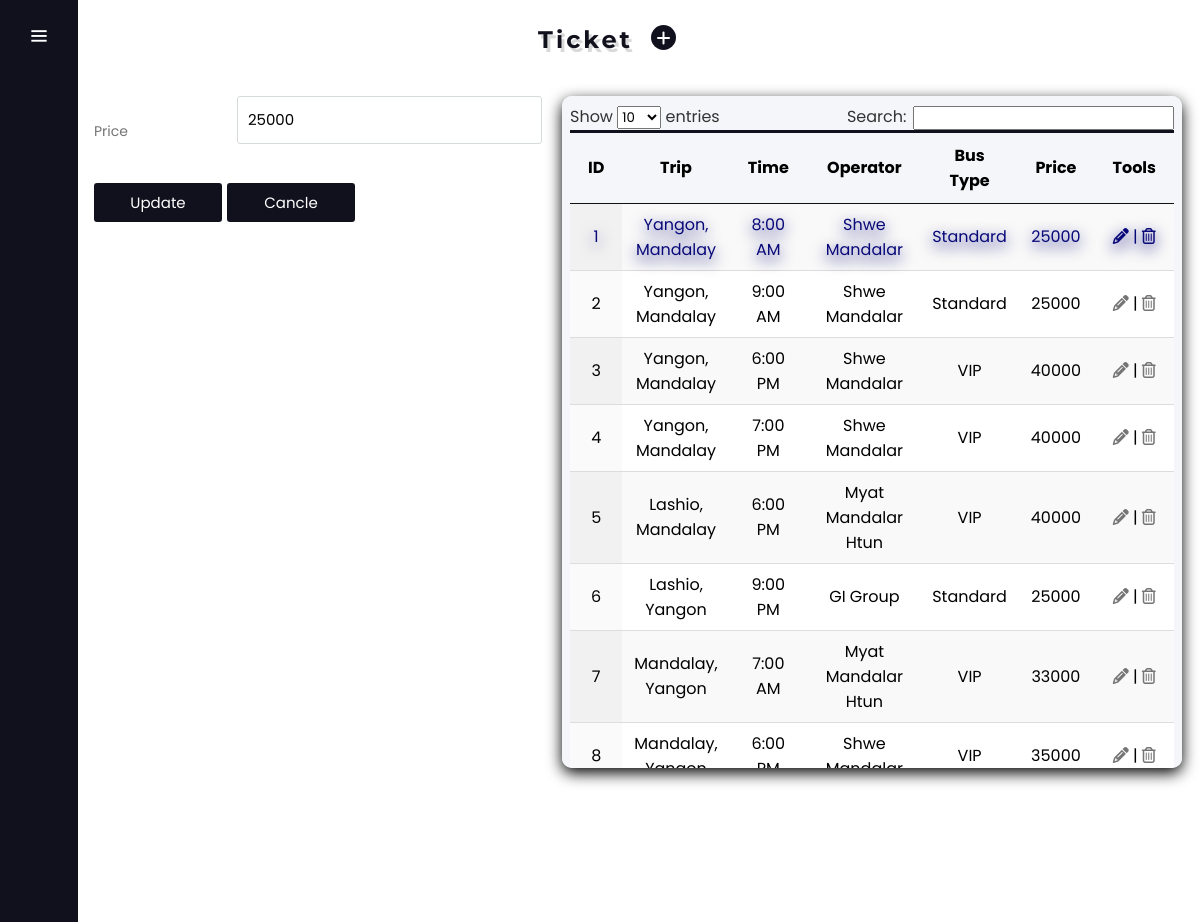
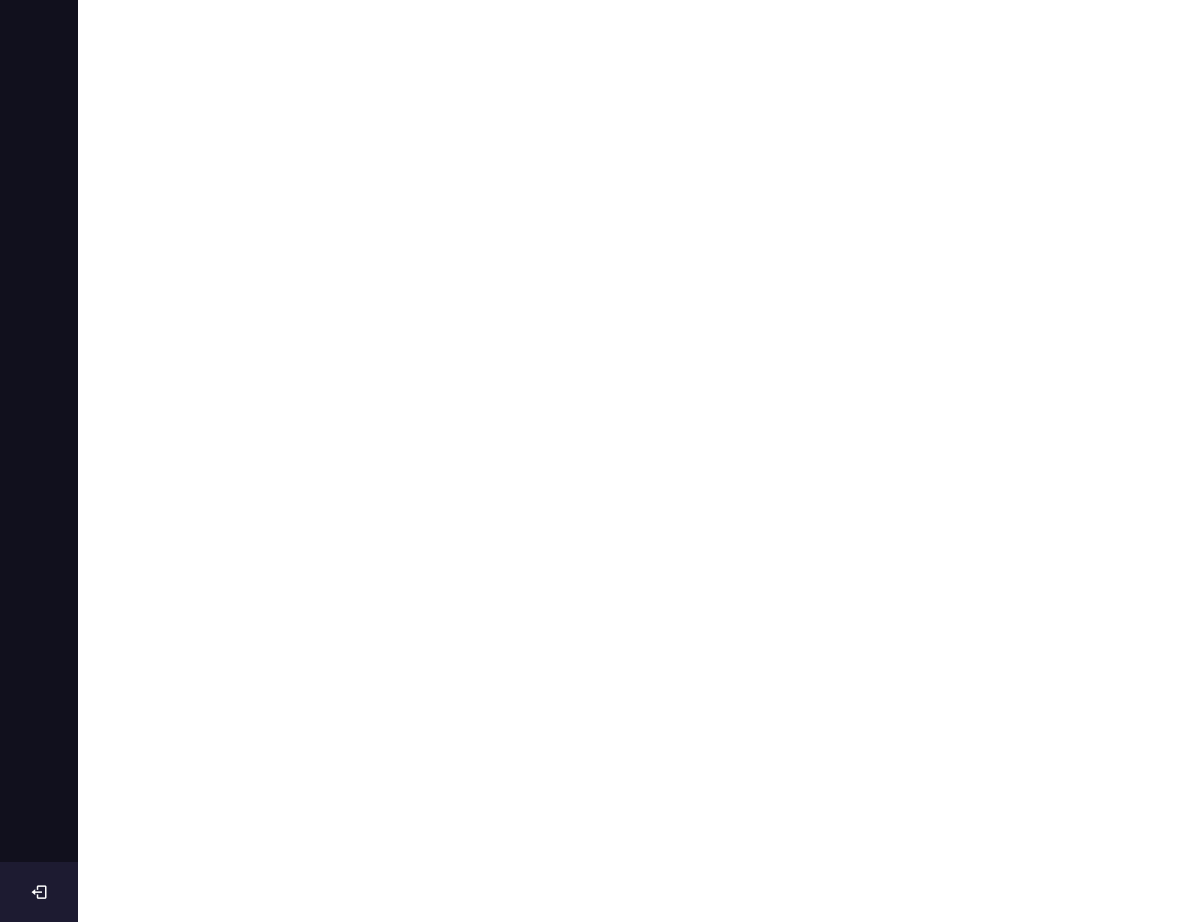
The app's page /Ticket.php?New&&Update=1 (signed in) with its own data (2 pictures, top to bottom).
### tables this page shows
CREATE TABLE `ticket` (
  `ID` int(11) NOT NULL,
  `TripID` int(11) NOT NULL,
  `BusID` int(11) NOT NULL,
  `OperatorID` int(11) NOT NULL,
  `Price` int(11) NOT NULL
);

CREATE TABLE `trip` (
  `ID` int(11) NOT NULL,
  `DCity` int(11) NOT NULL,
  `ACity` int(11) NOT NULL,
  `DTime` time NOT NULL
);

CREATE TABLE `operator` (
  `ID` int(11) NOT NULL,
  `Photo` varchar(300) NOT NULL,
  `Name` varchar(50) NOT NULL
);

CREATE TABLE `bus` (
  `ID` int(11) NOT NULL,
  `Type` varchar(30) NOT NULL,
  `Capacity` int(11) NOT NULL,
  `SPR` int(11) NOT NULL
);

### SQL.php (called while the page is built, shortened)
<?php
	function Single_Select($Field, $Table)
	{
		include("Connect.php");
		$query 	= "	SELECT $Field FROM $Table";
		$result	= mysqli_query($connection, $query);
		return $result;
	}
	function Multi_Select($Field, $Table, $Data, $Value)
	{
		include("Connect.php");
		$query 	= "	SELECT $Field FROM $Table WHERE $Data = '$Value' ORDER BY $Data DESC";
		$result	= mysqli_query($connection, $query);
		return $result;
	}
?>

### Ticket.php (the view, shortened to what this page needs)
<?php
	include("Connect.php");
	include("SQL.php");
?>
<!DOCTYPE html>
<html lang="en" dir="ltr">
    <head>
        <link rel="stylesheet" href="New.css">
        <link href='https://unpkg.com/boxicons@2.0.7/css/boxicons.min.css' rel='stylesheet'>
        <link rel="stylesheet" href="https://cdnjs.cloudflare.com/ajax/libs/chosen/1.8.7/chosen.min.css">
        <link rel="stylesheet" type="text/css" href="DataTables/datatables.min.css" />
    </head>
    <body>
    <?php include "Sidebar.php"; ?>
    <section class="home-section">
        <form action="Ticket.php" method="post" enctype="multipart/form-data">
            <div class="Item">
                <div class="Header">
                    <table>
                        <tr>
                            <th><h1 class="Page">Ticket</h1></th>
                            <th>
                                <a href="Ticket.php?New">
                                    <div class="Expand">
                                        <button class="Icon"><i class='fas fa-plus'></i></button>
                                    </div>
                                </a>
                            </th>
                        </tr>
                    </table>
                </div>
                <?php
                    if (isset($_REQUEST['New']))
                    {
                ?>
                    <div class="Form">
                    <?php
                        if (isset($_REQUEST['Update']))
                        {
                            $Rows		= mysqli_fetch_array(Multi_Select("*","Ticket","ID",$_SESSION['Update']));
                        }
                    ?>
                    <div class="Input_Field">
                        <label>Price</label>
                        <?php
                            if (isset($_REQUEST['Update']))
                            {
                                echo "<input type='number' name='txtPrice' value='" . $Rows['Price'] . "' class='Input' min='0' max='99999' step='500' onKeyDown='if(this.value.length>=5) return false;' required>";
                            }
                            else
                            {
                                echo "<input type='number' name='txtPrice' class='Input' min='0' max='99999' step='500' onKeyDown='if(this.value.length>=5) return false;' required>";
                            }
                        ?>
                    </div>
                    <div class="Input_Field">
                        <?php
                            if (isset($_REQUEST['Update']))
                            {
                                echo "<input type='submit' name='btnUpdate' class='Btn' value='Update'>";
                            }
                            else
                            {
                                echo "<input type='submit' name='btnSave' class='Btn' value='Save'>";
                            }
                        ?>
                        <input type="submit" id="Main" name="btnCancle" class="Btn" value="Cancle">
                    </div>
                </div>
                <div class="Data">
                    <table id="tableid" class="display">
                        <thead>
                            <tr>
                                <th>ID</th>
                                <th>Trip</th>
                                <th>Time</th>
                                <th>Operator</th>
                                <th>Bus Type</th>
                                <th>Price</th>
                                <th>Tools</th>
                            </tr>
                        </thead>
                        <tbody>
                            <?php
                                $result	= $result = Single_Select("t.ID, CONCAT(c1.Name, ', ', c2.Name) AS `Trip`, b.Type AS `Bus`, o.Name AS `Operator`, t.Price, tr.DTime ",
                                                                    "Ticket t
                                                                    INNER JOIN Trip tr ON t.TripID = tr.ID
                                                                    INNER JOIN Bus b ON t.BusID = b.ID
                                                                    INNER JOIN Operator o ON t.OperatorID = o.ID
                                                                    INNER JOIN City c1 ON tr.DCity = c1.ID
                                                                    INNER JOIN City c2 ON tr.ACity = c2.ID");
                                $count	= mysqli_num_rows($result);
                                for ($i=0; $i < $count; $i++)
                                {
                                    $rows 	=	mysqli_fetch_array($result);
                                    $ID 	= 	$rows["ID"];
                                    if (isset($_REQUEST['Update']))
                                    {
                                        if ($ID == $_SESSION['Update'])
                                        {
                                            echo "<tr class='Update'>";
                                            echo "<td>" . $ID . "</td>";
                                            echo "<td>" . $rows['Trip'] . "</td>";
                                            echo "<td>" . date("g:i A", strtotime($rows["DTime"])) . "</td>";
                                            echo "<td>" . $rows['Operator'] . "</td>";
                                            echo "<td>" . $rows['Bus'] . "</td>";
                                            echo "<td>" . $rows['Price'] . "</td>";
                                            echo("<td>
                                                    <a href='Ticket.php?New&&Update=$ID'><i class='fas fa-pencil-alt'></i></a>
                                                    |
                                                    <a href='Ticket.php?Delete=$ID'><i class='far fa-trash-alt'></i></a>
                                                </td>");
                                            echo "</tr>";
                                        }
                                        else
                                        {
                                            echo "<tr>";
                                            echo "<td>" . $ID . "</td>";
                                            echo "<td>" . $rows['Trip'] . "</td>";
                                            echo "<td>" . date("g:i A", strtotime($rows["DTime"])) . "</td>";
                                            echo "<td>" . $rows['Operator'] . "</td>";
                                            echo "<td>" . $rows['Bus'] . "</td>";
                                            echo "<td>" . $rows['Price'] . "</td>";
                                            echo("<td>
                                                    <a href='Ticket.php?New&&Update=$ID'><i class='fas fa-pencil-alt'></i></a>
                                                    |
                                                    <a href='Ticket.php?Delete=$ID'><i class='far fa-trash-alt'></i></a>
                                                </td>");
                                            echo "</tr>";
                                        }
                                    }
                                }
                            ?>
                        </tbody>
                    </table>
                </div>
                <?php
                    }
                ?>
            </div>
        </form>
    </section>
    </body>
</html>

### New.css (style rules this page uses)
:root { --first-color: #11101D; --input-color: #80868B; --border-color: #DADCE0; --normal-font-size: 1rem; --small-font-size: .75rem; }
* { margin: 0; padding: 0; box-sizing: border-box; font-family: "Poppins" , sans-serif; }
.home-section { padding: 1rem; position: relative; background: #fff; min-height: 100vh; top: 0; left: 78px; width: calc(100% - 78px); transition: all 0.5s ease; z-index: 2; }
.Item { font-size: var(--normal-font-size); }
.Item .Input { position: relative; height: 48px; margin-bottom: 1.5rem; }
.Item .Header { width: 100%; display: block; align-items: center; }
.Item .Header table tr th { padding: 5px; }
.Item .Header table tr th:first-child { width: 50%; text-align: right; }
.Item .Header .Page { color: var(--first-color); font-size: 30; font-weight: 700; letter-spacing: 3px; font-family: 'Montserrat', sans-serif; text-shadow: 3px 4px rgba(0, 0, 0, .15);; }
.Item .Header table { width: 100%; border-collapse: separate; }
.Expand { text-decoration: none; width: 33px; height: 33px; display: flex; padding: 2px; border-radius: 50px; transition: all .5s ease; z-index: 0; }
.Expand .Icon { height: 25px; border-radius: 50px; cursor: pointer; border: 0; padding: 1px; width: 25px; background: transparent; font-size: 1rem; background: var(--first-color); color: #fff; transition: all .5s ease; text-align: inherit; z-index: 10; }
.Form { margin-top: 3%; width: 28rem; height: 42rem; overflow: auto; float: left; margin-right: 20px; }
.Input_Field { margin-bottom: 15px; display: flex; align-items: center; }
.Input_Field label { width: 200px; color: #757575; margin-right: 10px; font-size: 14px; }
.Input_Field .Input, .Input_Field .Textarea { width: 100%; outline: none; border: 1px solid #d5dbd9; font-size: 15px; padding: 8px 10px; border-radius: 3px; transition: all .5s ease; }
.Input_Field .Btn { width: 8rem; padding: 8px 10px; margin-right: 5px; font-size: 15px; border: 0; background: var(--first-color); color: #fff; cursor: pointer; border-radius: 3px; outline: none; }
.Input_Field:last-child { margin-bottom: 0; }
.Data { margin-top: 3%; width: calc(100% - 470px); height: 42rem; overflow: auto; padding: 8px; float: left; background: #f5f6f9; border: none; box-shadow: 0px 5px 15px 0px; border-radius: 10px; text-align: center; }
.Data .Update { width: 100%; align-items: center; }
.Data table { width: 100%; background: #f5f6f9; border: none; outline: none; border-radius: 10px; text-align: center; border-collapse: separate; border-spacing: 0.5; }
.Data table tr th { color: black; border-top: 3px solid var(--first-color); border-bottom: 3px solid var(--first-color); }
.Data table tr td a { text-decoration: none; color: #757575; }
.Data table tr.Update td, .Data table tr.Update td a { color: #090979; text-shadow: 0px 5px 15px; }

### records on screen
ticket: txtPrice "25000", ID "1", Trip "Yangon, Mandalay", TripID.DTime "8:00 AM", OperatorID.Name "Shwe Mandalar", BusID.Type "Standard", Price "25000"
ticket: ID "2", Trip "Yangon, Mandalay", TripID.DTime "9:00 AM", OperatorID.Name "Shwe Mandalar", BusID.Type "Standard", Price "25000"
ticket: ID "3", Trip "Yangon, Mandalay", TripID.DTime "6:00 PM", OperatorID.Name "Shwe Mandalar", BusID.Type "VIP", Price "40000"
ticket: ID "4", Trip "Yangon, Mandalay", TripID.DTime "7:00 PM", OperatorID.Name "Shwe Mandalar", BusID.Type "VIP", Price "40000"
ticket: ID "5", Trip "Lashio, Mandalay", TripID.DTime "6:00 PM", OperatorID.Name "Myat Mandalar Htun", BusID.Type "VIP", Price "40000"
ticket: ID "6", Trip "Lashio, Yangon", TripID.DTime "9:00 PM", OperatorID.Name "GI Group", BusID.Type "Standard", Price "25000"
ticket: ID "7", Trip "Mandalay, Yangon", TripID.DTime "7:00 AM", OperatorID.Name "Myat Mandalar Htun", BusID.Type "VIP", Price "33000"
ticket: ID "8", Trip "Mandalay,…", TripID.DTime "6:00…", OperatorID.Name "Shwe…", BusID.Type "VIP", Price "35000"
